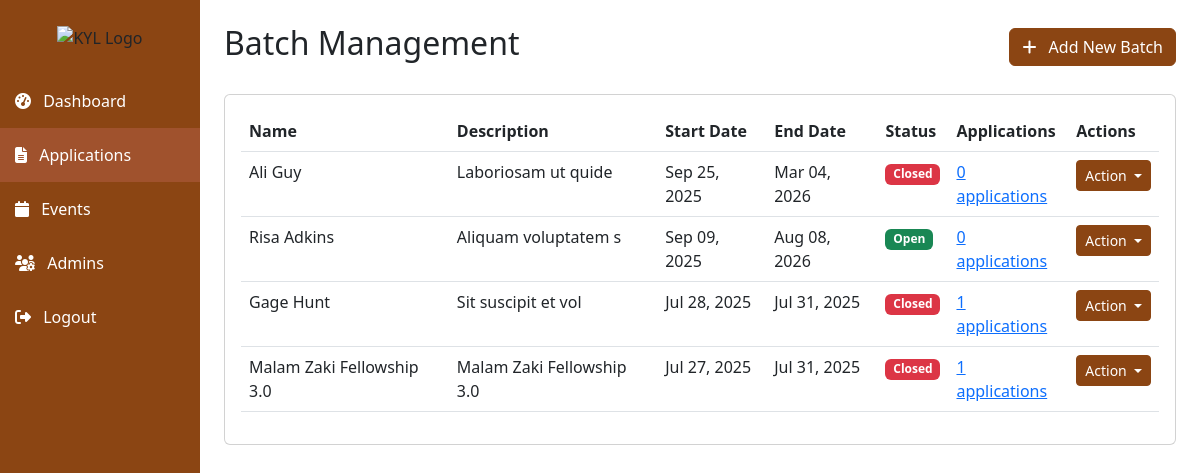
Screenshot of /admin/batches.php (signed in) with the database file from the repository.
### tables this page shows
CREATE TABLE `batches` (
  `id` int(11) NOT NULL,
  `name` varchar(100) NOT NULL,
  `description` text DEFAULT NULL,
  `application_start` datetime NOT NULL,
  `application_end` datetime NOT NULL,
  `status` enum('pending','open','closed') DEFAULT 'pending',
  `created_at` datetime DEFAULT current_timestamp(),
  `updated_at` datetime DEFAULT current_timestamp() ON UPDATE current_timestamp()
);

### admin/batches.php (the view, shortened to what this page needs)
<?php
require_once('../config/database.php');
$stmt = $pdo->query("SELECT * FROM batches ORDER BY application_start DESC");
$batches = $stmt->fetchAll();
?>
<!DOCTYPE html>
<html lang="en">
<head>
    <link href="https://cdn.jsdelivr.net/npm/bootstrap@5.3.0/dist/css/bootstrap.min.css" rel="stylesheet">
    <link rel="stylesheet" href="https://cdnjs.cloudflare.com/ajax/libs/font-awesome/6.4.0/css/all.min.css">
    <link rel="stylesheet" href="assets/css/admin.css">
</head>
<body>
    <div class="container-fluid">
        <div class="row">
            <div class="col-md-3 col-lg-2 px-0 sidebar">
                <div class="text-center py-4">
                    <img src="../img/logo.png" alt="KYL Logo" style="max-width: 120px;">
                </div>
                <div class="nav flex-column">
                    <a href="dashboard.php" class="nav-link">
                        <i class="fas fa-tachometer-alt me-2"></i> Dashboard
                    </a>
                    <a href="applications.php" class="nav-link active">
                        <i class="fas fa-file-alt me-2"></i> Applications
                    </a>
                    <a href="events.php" class="nav-link">
                        <i class="fas fa-calendar me-2"></i> Events
                    </a>
                    <a href="admins.php" class="nav-link">
                        <i class="fas fa-users-cog me-2"></i> Admins
                    </a>
                    <a href="logout.php" class="nav-link">
                        <i class="fas fa-sign-out-alt me-2"></i> Logout
                    </a>
                </div>
            </div>
            <div class="col-md-9 col-lg-10 px-4 py-4">
                <div class="d-flex justify-content-between align-items-center mb-4">
                    <h2>Batch Management</h2>
                    <button class="btn btn-primary" data-bs-toggle="modal" data-bs-target="#addBatchModal">
                        <i class="fas fa-plus me-2"></i> Add New Batch
                    </button>
                </div>
                <div class="card">
                    <div class="card-body">
                        <div class="table-responsive">
                            <table class="table table-hover">
                                <thead>
                                    <tr>
                                        <th>Name</th>
                                        <th>Description</th>
                                        <th>Start Date</th>
                                        <th>End Date</th>
                                        <th>Status</th>
                                        <th>Applications</th>
                                        <th>Actions</th>
                                    </tr>
                                </thead>
                                <tbody>
                                    <?php foreach ($batches as $batch): ?>
                                        <?php
                                        $stmt = $pdo->prepare("SELECT COUNT(*) FROM fellowship_applications WHERE batch_id = ?");
                                        $stmt->execute([$batch['id']]);
                                        $applicationCount = $stmt->fetchColumn();
                                        ?>
                                        <tr>
                                            <td><?php echo htmlspecialchars($batch['name']); ?></td>
                                            <td><?php echo htmlspecialchars($batch['description']); ?></td>
                                            <td><?php echo date('M d, Y', strtotime($batch['application_start'])); ?></td>
                                            <td><?php echo date('M d, Y', strtotime($batch['application_end'])); ?></td>
                                            <td>
                                                <span class="badge bg-<?php
                                                                        echo $batch['status'] === 'open' ? 'success' : ($batch['status'] === 'closed' ? 'danger' : 'warning');
                                                                        ?>">
                                                    <?php echo ucfirst($batch['status']); ?>
                                                </span>
                                            </td>
                                            <td>
                                                <a href="applications.php?batch_id=<?php echo $batch['id']; ?>">
                                                    <?php echo $applicationCount; ?> applications
                                                </a>
                                            </td>
                                            <td>
                                                <div class="btn-group">
                                                    <button type="button" class="btn btn-sm btn-primary dropdown-toggle" data-bs-toggle="dropdown">
                                                        Action
                                                    </button>
                                                </div>
                                            </td>
                                        </tr>
                                    <?php endforeach; ?>
                                </tbody>
                            </table>
                        </div>
                    </div>
                </div>
            </div>
        </div>
    </div>
</body>
</html>

### admin/assets/css/admin.css (style rules this page uses)
:root { --primary-color: #8B4513; --primary-hover: #A0522D; --primary-light: #DEB887; }
.sidebar { min-height: 100vh; background: var(--primary-color); }
.sidebar .nav-link { color: #fff; padding: 15px; }
.sidebar .nav-link.active { background: var(--primary-hover); }
.btn-primary { background-color: var(--primary-color); border-color: var(--primary-color); }

### rows the page displays
batches: name "Ali Guy", description "Laboriosam ut quide", application_start "Sep 25, 2025", application_end "Mar 04, 2026", status "Closed", applicationCount "0"
batches: name "Risa Adkins", description "Aliquam voluptatem s", application_start "Sep 09, 2025", application_end "Aug 08, 2026", status "Open", applicationCount "0"
batches: name "Gage Hunt", description "Sit suscipit et vol", application_start "Jul 28, 2025", application_end "Jul 31, 2025", status "Closed", applicationCount "1"
batches: name "Malam Zaki Fellowship 3.0", description "Malam Zaki Fellowship 3.0", application_start "Jul 27, 2025", application_end "Jul 31, 2025", status "Closed", applicationCount "1"
